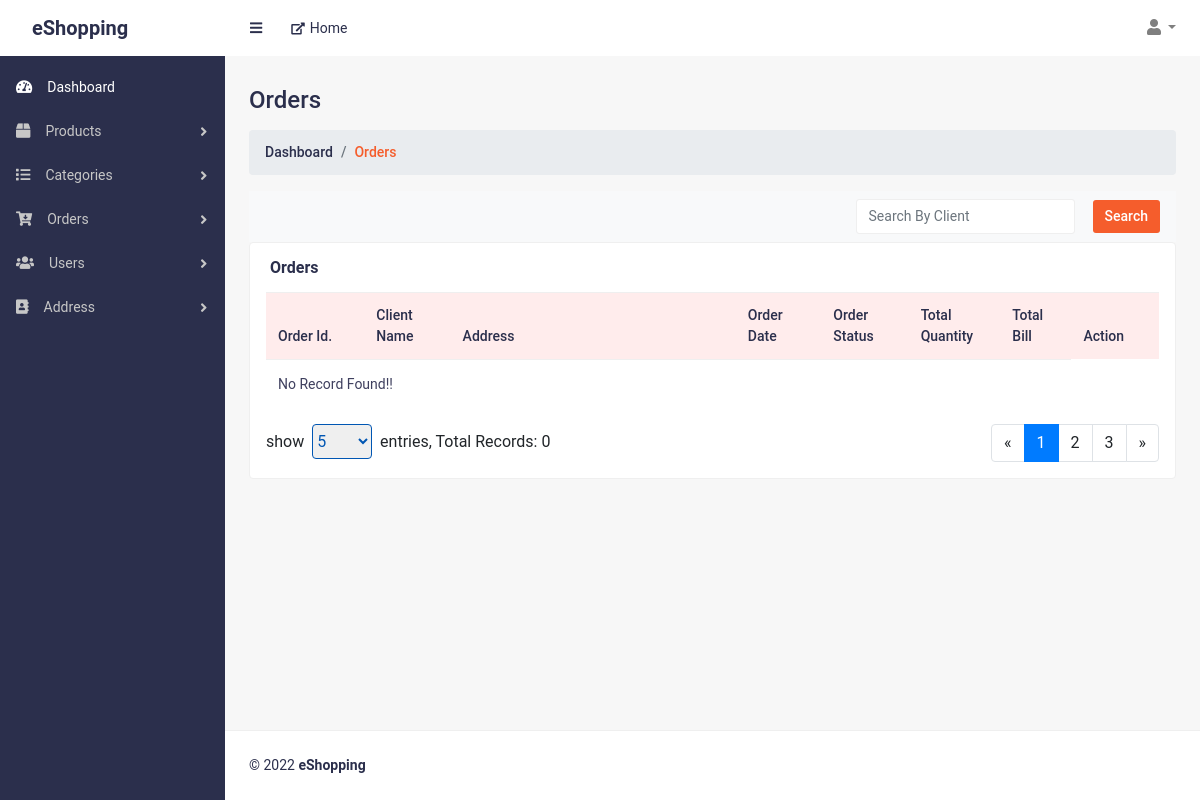
The app's page /orders.php (signed in), older data.
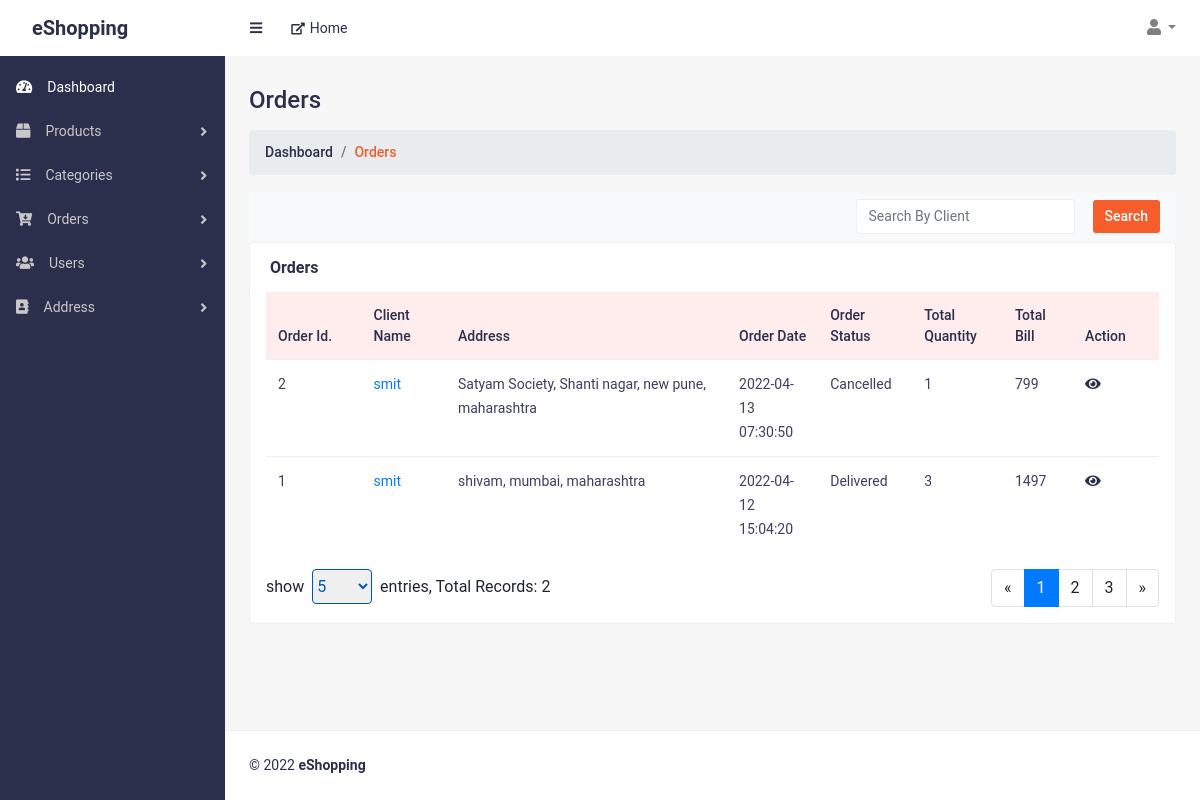
The same page, newer data.
### tables this page shows
CREATE TABLE `orders` (
  `id` int(11) NOT NULL,
  `userId` int(11) NOT NULL,
  `totalPrice` int(11) NOT NULL,
  `totalQuantity` int(11) NOT NULL,
  `orderStatus` tinyint(2) NOT NULL,
  `modifiedDate` datetime DEFAULT NULL,
  `createdDate` datetime DEFAULT NULL,
  `status` tinyint(2) NOT NULL DEFAULT 0
);

CREATE TABLE `users` (
  `id` int(11) NOT NULL,
  `username` varchar(50) NOT NULL,
  `email` varchar(50) NOT NULL,
  `password` varchar(16) NOT NULL,
  `firstname` varchar(50) NOT NULL,
  `lastname` varchar(50) NOT NULL,
  `gender` tinyint(2) NOT NULL,
  `mobile` varchar(12) NOT NULL,
  `phone` varchar(12) NOT NULL,
  `interestList` varchar(100) NOT NULL,
  `modifiedDate` datetime DEFAULT NULL,
  `createdDate` datetime DEFAULT NULL,
  `status` tinyint(2) NOT NULL DEFAULT 0
);

CREATE TABLE `orderaddress` (
  `id` int(11) NOT NULL,
  `orderId` int(11) NOT NULL,
  `streetName` varchar(50) NOT NULL,
  `cityId` int(11) NOT NULL,
  `countryId` int(11) NOT NULL,
  `stateId` int(11) NOT NULL,
  `modifiedDate` datetime DEFAULT NULL,
  `createdDate` datetime DEFAULT NULL,
  `status` tinyint(2) NOT NULL DEFAULT 0
);

CREATE TABLE `cities` (
  `id` int(11) NOT NULL,
  `city` varchar(50) NOT NULL,
  `stateId` int(11) NOT NULL,
  `countryId` int(11) NOT NULL,
  `modifiedDate` datetime DEFAULT NULL,
  `createdDate` datetime DEFAULT NULL,
  `status` tinyint(4) NOT NULL DEFAULT 0
);

CREATE TABLE `states` (
  `id` int(11) NOT NULL,
  `state` varchar(50) NOT NULL,
  `countryId` int(11) NOT NULL,
  `modifiedDate` datetime DEFAULT NULL,
  `createdDate` datetime DEFAULT NULL,
  `status` tinyint(2) NOT NULL DEFAULT 0
);

### handler/dbHandler.php (called while the page is built, shortened)
<?php
class DBConnection
{
    private $hostname = "localhost";
    private $username = "root";
    private $password = "";
    private $database = "eshopping";
    private $conn;
    function __construct()
    {
        $this->conn = new mysqli($this->hostname, $this->username, $this->password, $this->database);
    }
    function getConnection()
    {
        return $this->conn;
    }
}

### handler/orderHandler.php (called while the page is built, shortened)
<?php
require_once("dbHandler.php");
class OrderHandler extends DBConnection
{
    function getAllOrders($search, $page, $show)
    {
        $search_ = ($search == '') ? 1 : "users.username LIKE '%" . $search . "%'";
        $sql = "SELECT orders.*, users.username, oa.streetName, cities.city, states.state, countries.country FROM orders JOIN users ON users.id=orders.userId JOIN orderaddress as oa ON oa.orderId=orders.id JOIN cities ON oa.cityId=cities.id JOIN states ON oa.stateId=states.id JOIN countries ON countries.id=oa.countryId WHERE $search_ AND orders.status=0 AND users.status=0 AND oa.status=0 AND cities.status=0 AND states.status=0 AND countries.status=0 ORDER BY orders.id DESC LIMIT $page, $show";
        $result = $this->getConnection()->query($sql);
        $records = [];
        if ($result->num_rows > 0) {
            while ($row = $result->fetch_assoc()) {
                array_push($records, $row);
            }
        } else {
            $records = [];
        }
        return $records;
    }
    function TotalOrders($search = '')
    {
        $search_ = ($search == '') ? 1 : "users.username LIKE '%" . $search . "%'";
        $sql = "SELECT count(*) AS total FROM orders JOIN users ON users.id=orders.userId WHERE $search_ AND orders.status=0";
        $result = $this->getConnection()->query($sql);
        if ($result && $result->num_rows > 0) {
            return $result->fetch_assoc()["total"];
        }
        return 0;
    }
}

### orders.php (the view, shortened to what the changed rows need)
<?php
require("./handler/orderHandler.php");
$obj = new OrderHandler();
$currntPage = 1;
$showRecords = 5;
$search = '';
$totalRecords = $obj->TotalOrders($search);
$orders = $obj->getAllOrders($search, (($currntPage - 1) * $showRecords), $showRecords);
?>
<!DOCTYPE html>
<html lang="en">
<head>
	<link href="css/styles.css" rel="stylesheet">
	<link href="css/admin-style.css" rel="stylesheet">
	<link href="vendor/bootstrap/css/bootstrap.min.css" rel="stylesheet">
	<link href="vendor/fontawesome-free/css/all.min.css" rel="stylesheet">
</head>
<body class="sb-nav-fixed">
	<div id="layoutSidenav">
		<div id="layoutSidenav_content">
			<main>
				<div class="container-fluid">
					<h2 class="mt-30 page-title">Orders</h2>
					<div class="row justify-content-center">
						<div class="col-lg-12 col-md-12">
							<div class="card card-static-2 mb-30">
								<div class="card-body-table px-3">
									<div class="table-responsive">
										<table class="table ucp-table table-hover">
											<thead>
												<tr>
													<th style="width:120px">Order Id.</th>
													<th style="width:100px">Client Name</th>
													<th style="width:400px">Address</th>
													<th style="width:100px">Order Date</th>
													<th style="width:100px">Order Status</th>
													<th style="width:100px">Total Quantity</th>
													<th style="width:80px">Total Bill</th>
													<th style="width:100px">Action</th>
												</tr>
											</thead>
											<tbody>
												<?php
												if (count($orders) > 0) {
													foreach ($orders as $order) {
												?>
														<tr>
															<td><?= $order["id"] ?></td>
															<td>
																<a href="view_customer.php?view=<?= $order["userId"] ?>" target="_blank"><?= $order["username"] ?></a>
															</td>
															<td><?= $order["streetName"] . ", " . $order["city"] . ", " . $order["state"] ?></td>
															<td>
																<span class="delivery-time"><?= $order["createdDate"] ?></span>
															</td>
															<td>
																<?php
																switch ($order["orderStatus"]) {
																	case 1;
																		echo "Delivered";
																		break;
																	case 2;
																		echo "Cancelled";
																		break;
																}
																?>
															</td>
															<td><?= $order["totalQuantity"] ?></td>
															<td><?= $order["totalPrice"] ?></td>
															<td class="action-btns">
																<a href="view_order.php?view=<?= $order["id"] ?>" class="view-shop-btn" title="View"><i class="fas fa-eye"></i></a>
															</td>
														</tr>
												<?php
													}
												} else {
													echo "<tr><td colspan=7>No Record Found!!</td></tr>";
												}
												?>
											</tbody>
										</table>
										<div class="div-pagination mt-3 d-flex justify-content-between">
											<div class="page-select">
												show&nbsp;
												<select style="height: 35px; width:60px; border:1px solid #0056b3; color:#0056b3; border-radius:4px" name="" id="show-record">
													<?php
													foreach ([5, 10, 25, 50] as $rec) {
														$selected = '';
														if ($rec == $showRecords) {
															$selected = "selected";
														}
														echo "<option value='$rec' $selected>$rec</option>";
													}
													?>
												</select>&nbsp;&nbsp;entries, Total Records: <span id="totalrecords"><?= $totalRecords ?></span>
											</div>
											<div>
												<nav aria-label="Page navigation example">
													<ul class="pagination">
														<?php
														for ($i = $currntPage; $i <= $currntPage + 2; $i++) {
															$active = "";
															$disabled = '';
															if ($i == $currntPage) {
																$active = "active";
															}
															if (ceil($totalRecords / $showRecords) < $i) {
																$disabled = "disabled";
															}
															echo '<li class="page-item ' . $active . '"><a class="page-link ' . $disabled . '">' . $i . '</a></li>';
														}
														?>
													</ul>
												</nav>
											</div>
										</div>
									</div>
								</div>
							</div>
						</div>
					</div>
				</div>
			</main>
		</div>
	</div>
</body>
</html>

Row changes from the older to the newer data that the page shows:
added orders: id "2", userId.username "smit", orderaddress.streetName "Satyam Society, Shanti nagar", cities.city "new pune", states.state "maharashtra", createdDate "2022-04-13 07:30:50", orderStatus "Cancelled", totalQuantity "1", totalPrice "799"
added orders: id "1", userId.username "smit", orderaddress.streetName "shivam", cities.city "mumbai", states.state "maharashtra", createdDate "2022-04-12 15:04:20", orderStatus "Delivered", totalQuantity "3", totalPrice "1497"
Text that changed along with them:
$totalRecords: "0" → "2"
text no longer shown: "No Record Found!!"
